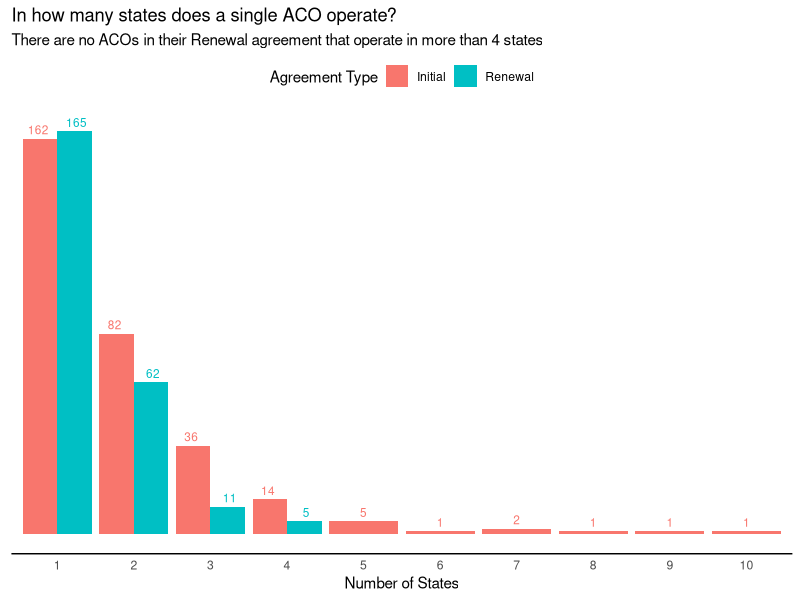

Source code (R):
## ---- chunk 1
knitr::opts_chunk$set(echo = FALSE)

library(tidyverse)
library(readr)
## ---- chunk 2
# Read in .csv data

aco <- 
  read.csv("data/2018_Shared_Savings_Program__SSP__Accountable_Care_Organizations__ACO__PUF.csv") %>%
  mutate(ACO_State = map(ACO_State, 
                         ~ unlist(str_split(.x, ", ")))) %>%
  mutate(num_states = map(ACO_State, length),
         num_states = as.integer(num_states)) 

aco %>% 
  count(num_states, Agree_Type) %>%
  ggplot(aes(x = as.factor(num_states), y = n, fill = Agree_Type)) +
  geom_col(position = "dodge") +
  geom_text(aes(x = num_states, y = n, label = n, color = Agree_Type), position = position_dodge(width = 1), vjust = -0.5, size = 3, show.legend = F) + 
  labs(
    title = "In how many states does a single ACO operate?",
    subtitle = "There are no ACOs in their Renewal agreement that operate in more than 4 states",
    x = "Number of States",
    fill = "Agreement Type"
  ) +
  theme_classic() +
  theme(
    axis.title.y = element_blank(),
    axis.line.y = element_blank(),
    axis.ticks = element_blank(),
    axis.text.y = element_blank(),
    legend.position = "top"
  )
